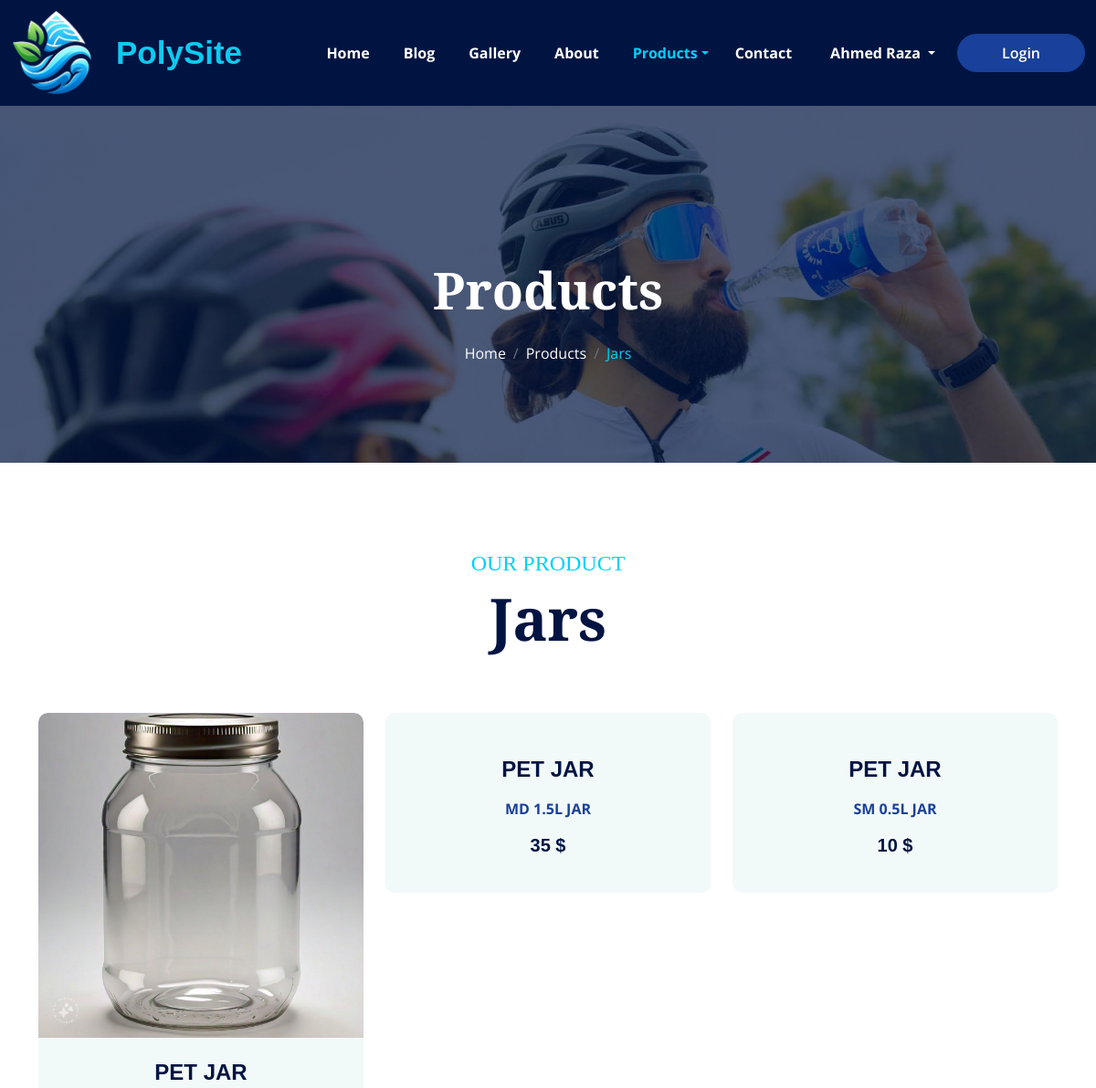
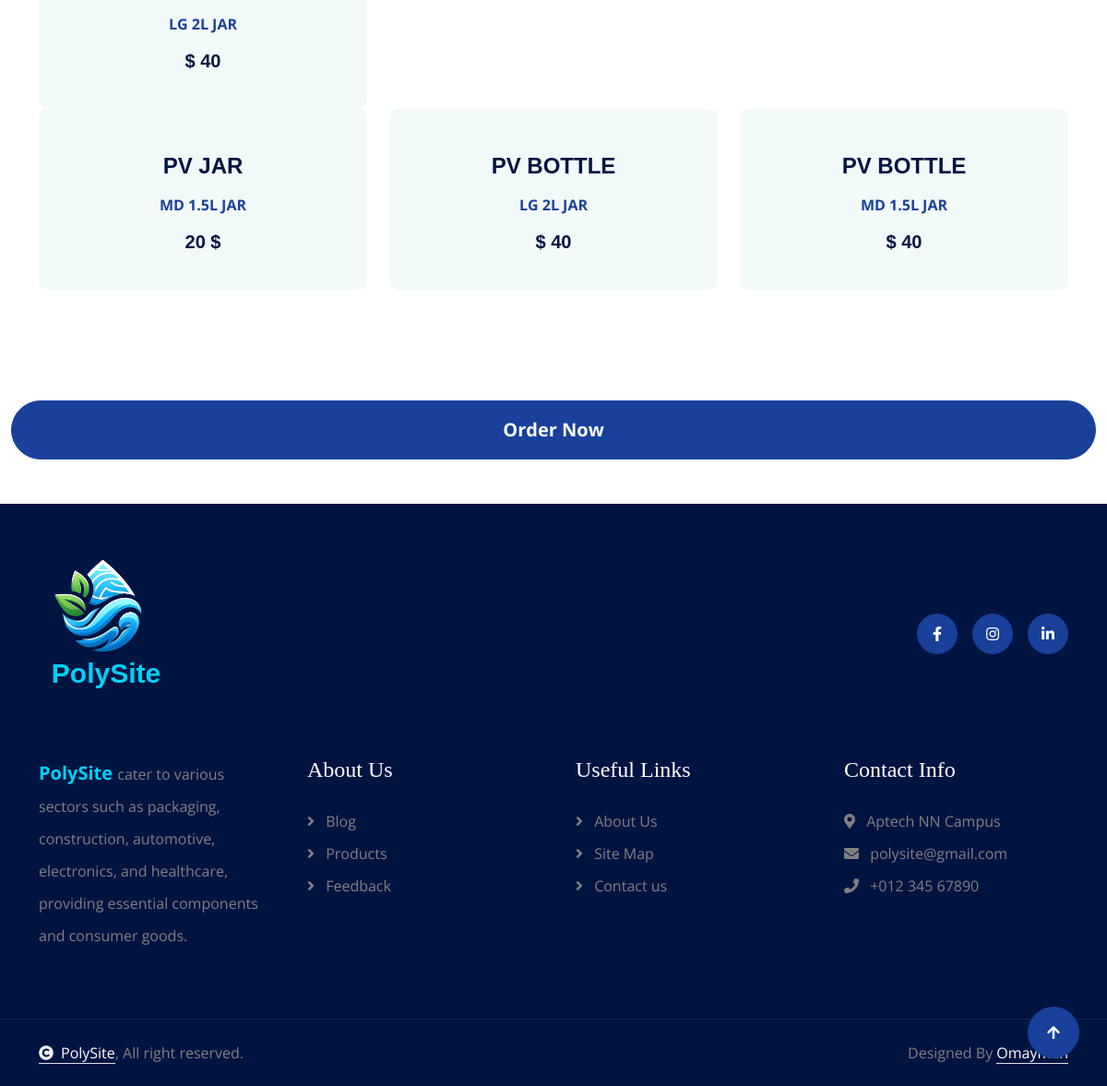
Screenshot of /jars.php (signed in) with the database file from the repository (2 pictures, top to bottom).
### tables this page shows
CREATE TABLE `product_jar_upload` (
  `id` int(200) NOT NULL,
  `file_name` varchar(300) NOT NULL,
  `title` varchar(300) NOT NULL,
  `description` varchar(300) NOT NULL,
  `price` varchar(300) NOT NULL
);

### jars.php (the view, shortened to what this page needs)
<?php
include 'configuration.php';
?>
<!DOCTYPE html>
<html lang="en">
<head>
    <link rel="stylesheet" href="https://use.fontawesome.com/releases/v5.15.4/css/all.css" />
    <link href="https://cdn.jsdelivr.net/npm/bootstrap-icons@1.4.1/font/bootstrap-icons.css" rel="stylesheet">
    <link href="lib/animate/animate.min.css" rel="stylesheet">
    <link href="lib/owlcarousel/assets/owl.carousel.min.css" rel="stylesheet">
    <link href="css/bootstrap.min.css" rel="stylesheet">
    <link href="css/style.css" rel="stylesheet">
    <link href="css/nav.css" rel="stylesheet">
</head>
<body>
    <nav class="navbar navbar-expand-lg navbar-light bg-dark">
        <div class="container-fluid">
            <a href="index.php"><img src="img/PolysiteLogo1.png" style="height: 100px;"></a>
            <h4 class="pt-2 px-4 text-info polysite-text" style="font-family: sans-serif; font-weight:bold; font-size: 35px; ">PolySite</h4>
            <div class="collapse navbar-collapse" id="navbarCollapse">
                <div class="navbar-nav ms-auto py-0">
                    <a href="index.php" class="nav-item nav-link px-3" style=" margin-right: 5px; font-weight: bold;">Home</a>
                    <a href="blog.php" class="nav-item nav-link  px-3" style="font-weight: bold; margin-right: 5px;">Blog</a>
                    <a href="gallery.php" class="nav-item nav-link  px-3" style="font-weight: bold; margin-right: 5px;">Gallery</a>
                    <a href="about.php" class="nav-item nav-link px-3" style="font-weight: bold; margin-right: 5px;">About</a>
                    <div class="nav-item dropdown">
                        <a href="#" class="nav-link dropdown-toggle active px-3" style="font-weight: bold; margin-right: 5px;" data-bs-toggle="dropdown">Products</a>
                    </div>
                    <a href="contact.php" class="nav-item nav-link px-2" style="font-weight: bold; margin-right: 10px;">Contact</a>
                    <div class="nav-item dropdown px-3">
                        <a href="#" class="nav-link dropdown-toggle" data-bs-toggle="dropdown">
                            <span class="d-none d-lg-inline-flex"><?php echo "$_SESSION[username]"?></span>
                        </a>
                    </div>
                </div>
                <a href="signup.php" class="btn btn-secondary rounded-pill d-inline-flex flex-shrink-0 py-2 px-5">Login</a>
            </div>
        </div>
    </nav>
    <div class="container-fluid bg-breadcrumb">
        <div class="container text-center py-5" style="max-width: 900px;">
            <h4 class="text-white display-4 mb-4 wow fadeInDown" data-wow-delay="0.1s">Products</h4>
            <ol class="breadcrumb d-flex justify-content-center mb-0 wow fadeInDown" data-wow-delay="0.3s">
                <li class="breadcrumb-item"><a href="index.php">Home</a></li>
                <li class="breadcrumb-item"><a href="#">Products</a></li>
                <li class="breadcrumb-item active text-primary">Jars</li>
            </ol>
        </div>
    </div>
    <div class="container-fluid blog py-5">
        <div class="container py-5">
            <div class="text-center mx-auto pb-5 wow fadeInUp" data-wow-delay="0.2s" style="max-width: 800px;">
                <h4 class="text-uppercase text-primary">Our Product</h4>
                <h1 class="display-3 text-capitalize mb-3">Jars</h1>
            </div>
            <div class="row g-4 justify-content-center">
                <div class="col-lg-6 col-xl-4 wow fadeInUp" data-wow-delay="0.6s">
                    <?php
                    $query1 = "SELECT * FROM `product_jar_upload` WHERE `id` = '1'";
                    $validate2 = mysqli_query($connection, $query1);
                    while ($show = mysqli_fetch_assoc($validate2)) {
                    ?>
                        <div class="product-item">
                            <div class="product-img">
                                <?php $imagepath = "Admin Panel/jars_upload_img/" . $show['file_name'] ?>
                                <img src="<?php echo $imagepath; ?>" class="img-fluid rounded-top w-100" alt="">
                            </div>
                            <div class="product-content rounded-bottom p-4">
                                <p style="font-family:sans-serif;" class="h4 mb-3 fw-bold text-center"><?php echo $show['title'] ?></p>
                                <p class="mb-3 text-center text-secondary fw-bold"><?php echo $show['description'] ?></p>
                                <p style="font-family: sans-serif;" class="fw-bold h5 text-center mb-3"><?php echo $show['price'] ?></p>
                            </div>
                        </div>
                    <?PHP } ?>
                </div>
                <div class="col-lg-6 col-xl-4 wow fadeInUp" data-wow-delay="0.6s">
                    <?php
                    $query1 = "SELECT * FROM `product_jar_upload` WHERE `id` = '2'";
                    $validate2 = mysqli_query($connection, $query1);
                    while ($show = mysqli_fetch_assoc($validate2)) {
                    ?>
                        <div class="product-item">
                            <div class="product-img">
                            </div>
                            <div class="product-content rounded-bottom p-4">
                                <p style="font-family:sans-serif;" class="h4 mb-3 fw-bold text-center"><?php echo $show['title'] ?></p>
                                <p class="mb-3 text-center text-secondary fw-bold"><?php echo $show['description'] ?></p>
                                <p style="font-family: sans-serif;" class="fw-bold h5 text-center mb-3"><?php echo $show['price'] ?></p>
                            </div>
                        </div>
                    <?PHP } ?>
                </div>
                <div class="col-lg-6 col-xl-4 wow fadeInUp" data-wow-delay="0.6s">
                    <?php
                    $query1 = "SELECT * FROM `product_jar_upload` WHERE `id` = '3'";
                    $validate2 = mysqli_query($connection, $query1);
                    while ($show = mysqli_fetch_assoc($validate2)) {
                    ?>
                        <div class="product-item">
                            <div class="product-img">
                            </div>
                            <div class="product-content rounded-bottom p-4">
                                <p style="font-family:sans-serif;" class="h4 mb-3 fw-bold text-center"><?php echo $show['title'] ?></p>
                                <p class="mb-3 text-center text-secondary fw-bold"><?php echo $show['description'] ?></p>
                                <p style="font-family: sans-serif;" class="fw-bold h5 text-center mb-3"><?php echo $show['price'] ?></p>
                            </div>
                        </div>
                    <?PHP } ?>
                </div>
            </div>
            <div class="row g-4 justify-content-center">
                <div class="col-lg-6 col-xl-4 wow fadeInUp" data-wow-delay="0.6s">
                    <?php
                    $query1 = "SELECT * FROM `product_jar_upload` WHERE `id` = '4'";
                    $validate2 = mysqli_query($connection, $query1);
                    while ($show = mysqli_fetch_assoc($validate2)) {
                    ?>
                        <div class="product-item">
                            <div class="product-img">
                            </div>
                            <div class="product-content rounded-bottom p-4">
                                <p style="font-family:sans-serif;" class="h4 mb-3 fw-bold text-center"><?php echo $show['title'] ?></p>
                                <p class="mb-3 text-center text-secondary fw-bold"><?php echo $show['description'] ?></p>
                                <p style="font-family: sans-serif;" class="fw-bold h5 text-center mb-3"><?php echo $show['price'] ?></p>
                            </div>
                        </div>
                    <?PHP } ?>
                </div>
                <div class="col-lg-6 col-xl-4 wow fadeInUp" data-wow-delay="0.6s">
                    <?php
                    $query1 = "SELECT * FROM `product_jar_upload` WHERE `id` = '5'";
                    $validate2 = mysqli_query($connection, $query1);
                    while ($show = mysqli_fetch_assoc($validate2)) {
                    ?>
                        <div class="product-item">
                            <div class="product-img">
                            </div>
                            <div class="product-content rounded-bottom p-4">
                                <p style="font-family:sans-serif;" class="h4 mb-3 fw-bold text-center"><?php echo $show['title'] ?></p>
                                <p class="mb-3 text-center text-secondary fw-bold"><?php echo $show['description'] ?></p>
                                <p style="font-family: sans-serif;" class="fw-bold h5 text-center mb-3"><?php echo $show['price'] ?></p>
                            </div>
                        </div>
                    <?PHP } ?>
                </div>
                <div class="col-lg-6 col-xl-4 wow fadeInUp" data-wow-delay="0.6s">
                    <?php
                    $query1 = "SELECT * FROM `product_jar_upload` WHERE `id` = '6'";
                    $validate2 = mysqli_query($connection, $query1);
                    while ($show = mysqli_fetch_assoc($validate2)) {
                    ?>
                        <div class="product-item">
                            <div class="product-img">
                            </div>
                            <div class="product-content rounded-bottom p-4">
                                <p style="font-family:sans-serif;" class="h4 mb-3 fw-bold text-center"><?php echo $show['title'] ?></p>
                                <p class="mb-3 text-center text-secondary fw-bold"><?php echo $show['description'] ?></p>
                                <p style="font-family: sans-serif;" class="fw-bold h5 text-center mb-3"><?php echo $show['price'] ?></p>
                            </div>
                        </div>
                    <?PHP } ?>
                </div>
            </div>
        </div>
    </div><br>
    <div class="container-fluid text-center">
        <a href="jars_order.php" class="btn btn-secondary w-100 rounded-pill pt-3 pb-3" style="font-size: 20px; font-weight:bold; ">Order Now</a>
    </div><br><br>
    <div class="container-fluid footer py-2 wow fadeIn" data-wow-delay="0.2s">
        <div class="container py-5">
            <div class="row g-5 mb-5 align-items-center">
                <div class="col-lg-2">
                    <div class="position-relative mx-auto text-center">
                        <h3 class="text-primary mb-4">
                            <i class="text-primary me-3">
                                <img src="img/PolysiteLogo1.png" alt="Logo" style="width: 100px;">
                            </i>
                            <p style="font-family: sans-serif; font-size: 30px;font-weight: bold;">PolySite</p>
                        </h3>
                    </div>
                </div>
                <div class="col-lg-5 ms-lg-auto">
                    <div class="d-flex align-items-center justify-content-center justify-content-lg-end">
                        <a class="btn btn-secondary btn-md-square rounded-circle me-3" target="_blank" href="https://www.facebook.com/"><i class="fab fa-facebook-f"></i></a>
                        <a class="btn btn-secondary btn-md-square rounded-circle me-3" target="_blank" href="https://www.instagram.com/"><i class="fab fa-instagram"></i></a>
                        <a class="btn btn-secondary btn-md-square rounded-circle me-0" target="_blank" href="https://pk.linkedin.com/"><i class="fab fa-linkedin-in"></i></a>
                    </div>
                </div>
            </div>
            <div class="row g-5">
                <div class="col-md-6 col-lg-6 col-xl-3">
                    <div class="footer-item d-flex flex-column">
                        <div class="footer-item">
                            <p class="mb-3"><b class="text-primary" style="font-size: 20px;">PolySite </b> cater to various sectors such as packaging, construction, automotive, electronics, and healthcare, providing essential components and consumer goods.</p>
                        </div>
                    </div>
                </div>
                <div class="col-md-6 col-lg-6 col-xl-3">
                    <div class="footer-item d-flex flex-column">
                        <h4 class="text-white mb-4">About Us</h4>
                        <a href="blog.php"><i class="fas fa-angle-right me-2"></i> Blog </a>
                        <a href="gallery.php"><i class="fas fa-angle-right me-2"></i> Products</a>
                        <a href="feedback.php"><i class="fas fa-angle-right me-2"></i> Feedback</a>
                    </div>
                </div>
                <div class="col-md-6 col-lg-6 col-xl-3">
                    <div class="footer-item d-flex flex-column">
                        <h4 class="text-white mb-4">Useful Links</h4>
                        <a href="about.php"><i class="fas fa-angle-right me-2"></i> About Us </a>
                        <a href="#" target="_blank"><i class="fas fa-angle-right me-2"></i> Site Map</a>
                        <a href="contact.php"><i class="fas fa-angle-right me-2"></i> Contact us</a>
                    </div>
                </div>
                <div class="col-md-6 col-lg-6 col-xl-3">
                    <div class="footer-item d-flex flex-column">
                        <h4 class="text-white mb-4">Contact Info</h4>
                        <a href="https://aptech-education.com.pk/" target="_blank"><i class="fa fa-map-marker-alt me-2"></i> Aptech NN Campus</a>
                        <a href="mailto:info@example.com"><i class="fas fa-envelope me-2"></i> polysite@gmail.com</a>
                        <a href="tel:+012 345 67890"><i class="fas fa-phone me-2"></i> +012 345 67890</a>
                    </div>
                </div>
            </div>
        </div>
    </div>
    <div class="container-fluid copyright py-4">
        <div class="container">
            <div class="row g-4 align-items-center">
                <div class="col-md-6 text-center text-md-start mb-md-0">
                    <span class="text-body"><a href="#" class="border-bottom text-white"><i class="fas fa-copyright text-light me-2"></i>PolySite</a>, All right reserved.</span>
                </div>
                <div class="col-md-6 text-center text-md-end text-body">
                    Designed By <a class="border-bottom text-white" href="#">Omaymah</a>
                </div>
            </div>
        </div>
    </div>
    <a href="#" class="btn btn-secondary btn-lg-square rounded-circle back-to-top"><i class="fa fa-arrow-up"></i></a>
</body>
</html>

### rows the page displays
product_jar_upload: file_name (picture), title "PET JAR", description "LG 2L JAR", price "$ 40"
product_jar_upload: title "PET JAR", description "MD 1.5L JAR", price "35 $"
product_jar_upload: title "PET JAR", description "SM 0.5L JAR", price "10 $"
product_jar_upload: title "PV JAR", description "MD 1.5L JAR", price "20 $"
product_jar_upload: title "PV BOTTLE", description "LG 2L JAR", price "$ 40"
product_jar_upload: title "PV BOTTLE", description "MD 1.5L JAR", price "$ 40"

### other values shown
$_SESSION[username] "Ahmed Raza"
